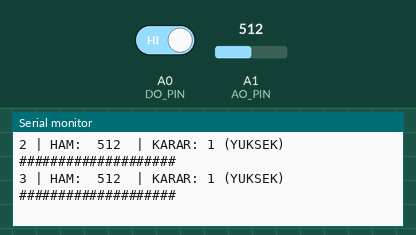
Recording of a sketch running on a simulated Arduino Uno, built with avr-gcc and run on an emulated ATmega328P. Shown: the last lines printed to the serial monitor. The inputs (shaded band) are chosen by the test bench; at power-on: A1 (AO_PIN) = 512, A0 (DO_PIN) HIGH.

Above: at 3.3 s.
3.4 s: A1 (AO_PIN) set to 716
At 3.96 s:
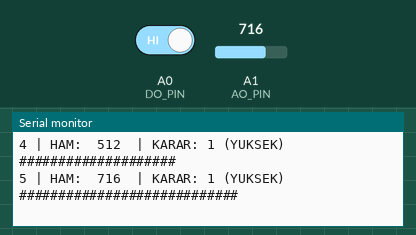
5.6 s: A0 (DO_PIN) driven LOW
At 5.97 s:
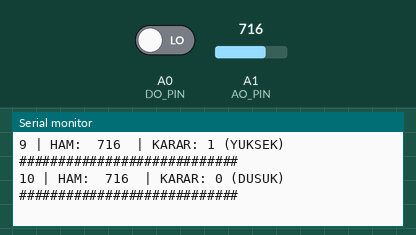
7.6 s: A1 (AO_PIN) set to 900
At 7.98 s:
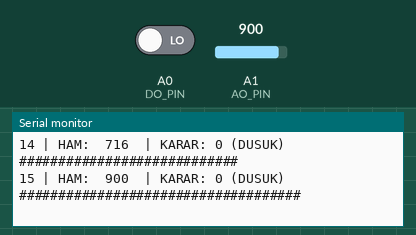
9.6 s: A0 (DO_PIN) driven HIGH
At 10.03 s:
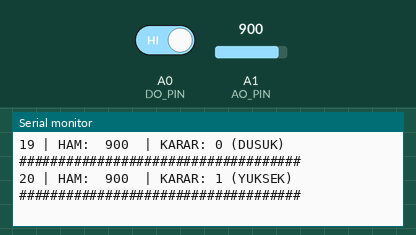
11.6 s: A1 (AO_PIN) set to 1010
At 12.08 s:
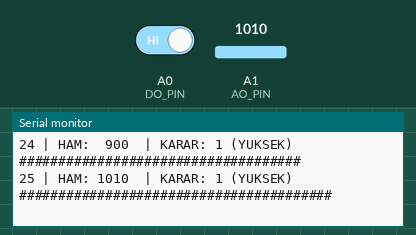
13.7 s: A0 (DO_PIN) driven LOW
At 14.16 s:
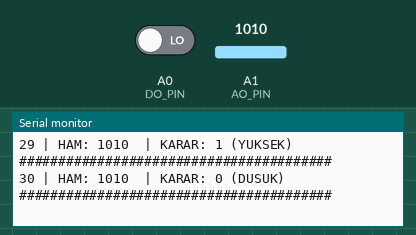

The sketch:

CizgiTest.ino
```cpp
// CizgiTest - HW-870 (TCRT5000) cizgi sensorunu test eder.
// Tek sensor. Pil gerekmez, USB yeter.
//
// Baglanti:  VCC->5V   GND->GND   DO->A0   AO->A1
//
// Sensoru zemine 5-10 mm mesafede tut. Uzakta hicbir sey goremez.
// Not: pin 2 ve 4'e (mesafe sensoru) bu kod HIC DOKUNMAZ.

const int DO_PIN = A0;   // sensorun kendi karari (var/yok)
const int AO_PIN = A1;   // ham olcum (0-1023)

unsigned long olcumNo = 0;

void setup() {
  pinMode(DO_PIN, INPUT);
  // AO_PIN analog okunacak, pinMode gerekmez

  Serial.begin(9600);
  delay(300);
  Serial.println("==========================================");
  Serial.println("  CIZGI SENSORU TESTI (HW-870)");
  Serial.println("==========================================");
  Serial.println("Sensoru zemine 5-10 mm yaklastir.");
  Serial.println();
  Serial.println("SUNU YAP:");
  Serial.println("  1) Once BEYAZ bir kagit uzerinde tut, sayilari oku");
  Serial.println("  2) Sonra SIYAH bant uzerinde tut, sayilari oku");
  Serial.println("  3) Iki durumun sayilarini bana soyle");
  Serial.println("------------------------------------------");
  delay(1500);
}

void loop() {
  olcumNo++;

  int ham = analogRead(AO_PIN);       // 0 - 1023 arasi
  int karar = digitalRead(DO_PIN);    // 0 veya 1

  Serial.print(olcumNo);
  Serial.print(" | HAM: ");
  if (ham < 1000) Serial.print(" ");
  if (ham < 100)  Serial.print(" ");
  if (ham < 10)   Serial.print(" ");
  Serial.print(ham);

  Serial.print("  | KARAR: ");
  Serial.print(karar);
  Serial.print(karar == 0 ? " (DUSUK)" : " (YUKSEK)");

  // Ham degeri gozle takip etmek icin cubuk
  Serial.print("  ");
  int cubuk = ham / 25;              // 1023 / 25 = ~40 cubuk
  for (int i = 0; i < cubuk; i++) Serial.print('#');

  Serial.println();
  delay(400);
}
```

Measured:
- after the input at 3.4 s, the serial monitor: prints a new line after 0.31 s (image 1)
- after the input at 5.6 s, the serial monitor: prints a new line after 0.11 s (image 2)
- after the input at 7.6 s, the serial monitor: prints a new line after 0.12 s (image 3)
- after the input at 9.6 s, the serial monitor: prints a new line after 0.17 s (image 4)
- after the input at 11.6 s, the serial monitor: prints a new line after 0.22 s (image 5)
- after the input at 13.7 s, the serial monitor: prints a new line after 0.19 s (image 6)
